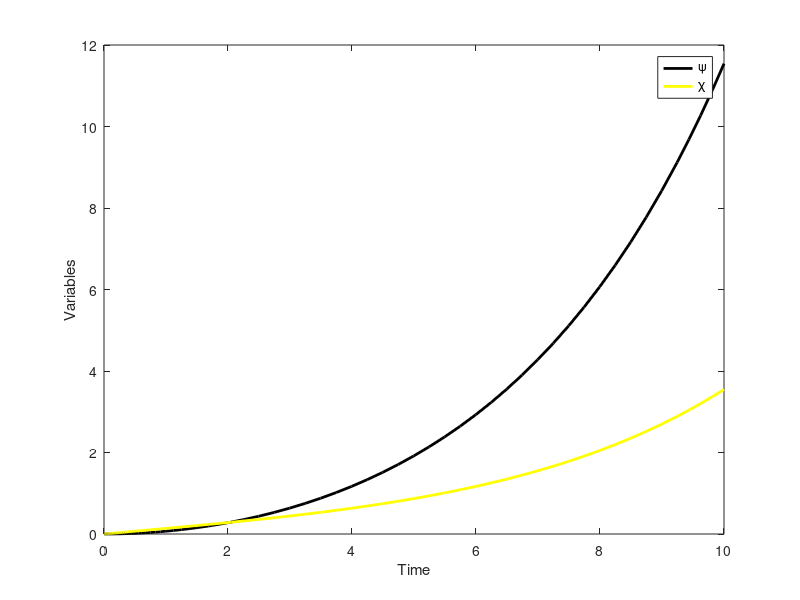

The MATLAB source for this figure:
%--------------------mKP equation simulation---------------------%

% Defining the parameters
% Command Widow
% Using Disp command to display info
disp("Welcome to Differetial Equation Project");
disp("Made BY: Usman Haroon 22i-1177");
q1 = 1.301;    % Parameter q
alpha = 12;  % Parameter alpha
beta = 0.52;  % Parameter beta
delta = 4.3396;  % Parameter delta
l = 0.34;       % Parameter l
U = 4.9;       % Parameter U

% Time span for integration
tspan = [0 10]; % Adjust the time span as needed to obtain result

% Initial value
y0 = [0; 0]; % Initial conditions for psi and chi

% Define the ODE directly in the script
D = 3; % Parameter D (replace with the actual value if known)
% Define the system of ODEs as a function
dydt = @(t, y) [y(2); (D*l*y(1) - beta*y(2) + U*l)/alpha];

% Solve the ODE
[t1, y1] = ode45(dydt, tspan, y0);

% Plot results with thicker lines
figure;
plot(t1, y1(:, 1), 'k', 'LineWidth', 2); % 'LineWidth' property set to 2 for thicker line
hold on; % Retain the current plot while adding another
plot(t1, y1(:, 2), 'y', 'LineWidth', 2); % 'LineWidth' property set to 2 for thicker line
hold off; % Release the hold on the plot
xlabel('Time');
ylabel('Variables');
legend('\psi', '\chi');
